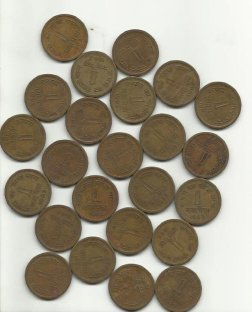
#> input picture 07_cv_segmentacion/img/water_coins.jpg, 252 x 312 px
$ python 01_Algoritmo_Watershed.py
#> lines starting #> are read from the running program, lines starting #| are printed output that depends on the picture; after the words box and inside, x2 and y2 are one past the last pixel; in counts of white or black regions, pixels touching at a corner belong together
import os

import cv2 as cv
import numpy as np
from matplotlib import pyplot as plt

# Ruta de la imagen
ruta_imagen = "../img/water_coins.jpg"

# Verificar que el archivo existe
if not os.path.exists(ruta_imagen):
    print(f"Error: No se encuentra el archivo {ruta_imagen}")
    exit()

# Cargar la imagen
img = cv.imread(ruta_imagen)
#> img is the input picture: shape (312, 252, 3); mean B, G, R 136.3, 153.2, 161.4
if img is None:
    print(f"Error: No se pudo cargar la imagen desde {ruta_imagen}")
    exit()

# Convertir la imagen a escala de grises
gray = cv.cvtColor(img, cv.COLOR_BGR2GRAY)

# Aplicar la umbralización inversa utilizando el método de Otsu
ret, thresh = cv.threshold(gray, 0, 255, cv.THRESH_BINARY_INV + cv.THRESH_OTSU)
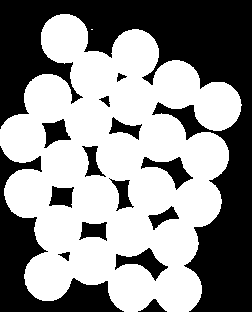
#> thresh: shape (312, 252); 55.9% white; 15 black regions, largest, box (x1, y1, x2, y2) and area: (0, 0, 252, 312) 24925, (0, 146, 124, 312) 5653, (115, 248, 168, 281) 657
#> ret = 162

# Eliminación de ruido mediante apertura morfológica
kernel = np.ones((3, 3), np.uint8)
opening = cv.morphologyEx(thresh, cv.MORPH_OPEN, kernel, iterations=2)
#> opening: shape (312, 252); 55.9% white; 15 black regions, largest, box (x1, y1, x2, y2) and area: (0, 0, 252, 312) 24935, (0, 146, 124, 312) 5653, (115, 248, 168, 281) 657

# Definir el área de fondo seguro mediante la dilatación
sure_bg = cv.dilate(opening, kernel, iterations=3)
#> sure_bg: shape (312, 252); 66.1% white; 17 black regions (5 under 20 px), largest, box (x1, y1, x2, y2) and area: (0, 0, 252, 312) 21098, (0, 155, 116, 312) 4232, (175, 109, 199, 133) 203

# Encontrar el área de primer plano seguro usando la transformada de distancia
dist_transform = cv.distanceTransform(opening, cv.DIST_L2, 5)

# Aplicar umbralización para obtener el primer plano seguro
ret, sure_fg = cv.threshold(dist_transform, 0.7 * dist_transform.max(), 255, 0)
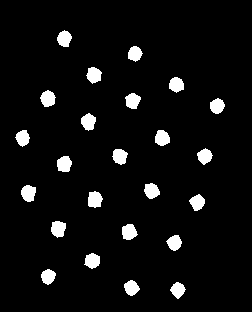
#> sure_fg: shape (312, 252) float32; 5.6% white; 24 white regions, largest, box (x1, y1, x2, y2) and area: (88, 191, 103, 208) 198, (21, 185, 36, 202) 196, (51, 221, 66, 238) 196
#> ret = 16.78
sure_fg = np.uint8(sure_fg)

# Encontrar la región desconocida (área entre el fondo y el primer plano)
unknown = cv.subtract(sure_bg, sure_fg)

# Etiquetar los marcadores para las regiones conectadas
ret, markers = cv.connectedComponents(sure_fg)
#> markers: shape (312, 252) int32; 25 distinct labels, from 0 to 24
#> ret = 25

# Incrementar todas las etiquetas en uno para asegurarse de que el fondo seguro no sea 0, sino 1
markers = markers + 1
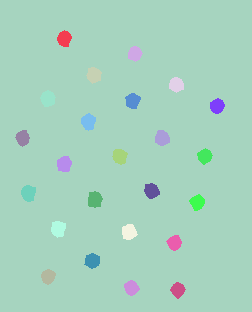
#> markers: shape (312, 252) int32; 25 distinct labels, from 1 to 25; one colour per label, 0 black

# Marcar la región desconocida con 0
markers[unknown == 255] = 0
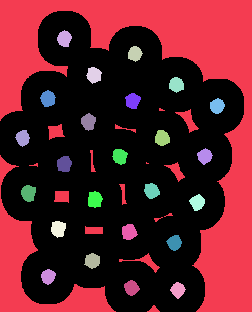
#> markers: shape (312, 252) int32; 26 distinct labels, from 0 to 25; one colour per label, 0 black

# Aplicar el algoritmo Watershed
markers = cv.watershed(img, markers)
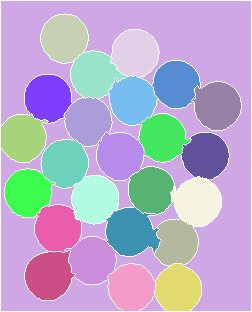
#> markers: shape (312, 252) int32; 26 distinct labels, from -1 to 25; one colour per label, 0 black, -1 white

# Marcar los bordes (donde watershed identifica las fronteras) en color rojo
img_resultado = img.copy()
img_resultado[markers == -1] = [255, 0, 0]
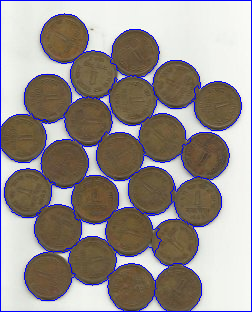
#> img_resultado: shape (312, 252, 3); 5.06% of pixels changed, all inside (x1, y1, x2, y2) = (0, 0, 252, 312)

# Preparar las imágenes para mostrar con Matplotlib
# Cada tupla contiene: (imagen, título descriptivo)
imagenes = [
    (gray, "1. Escala de grises"),
    (thresh, "2. Umbralización Otsu"),
    (opening, "3. Apertura morfológica"),
    (sure_bg, "4. Fondo seguro (dilatación)"),
    (dist_transform, "5. Transformada de distancia"),
    (sure_fg, "6. Primer plano seguro"),
    (unknown, "7. Región desconocida"),
    (img_resultado, "8. Resultado Final Watershed"),
]

# Mostrar las imágenes en una figura utilizando subplots (4 arriba, 4 abajo)
print("\n=== ALGORITMO WATERSHED ===")
print(f"Imagen procesada: {ruta_imagen}")
print(f"N\u00famero de objetos segmentados: {ret - 1}")  # -1 porque el fondo es el marcador 1
#| Número de objetos segmentados: 24
print("Mostrando proceso paso a paso...\n")

plt.figure(figsize=(14, 8))  # Tamaño de la figura
for i, (img_step, title) in enumerate(imagenes, 1):
    plt.subplot(2, 4, i)  # 2 filas, 4 columnas
    if len(img_step.shape) == 2:  # Imágenes en escala de grises
        plt.imshow(img_step, cmap="gray")
    else:  # Imágenes en BGR (color)
        plt.imshow(cv.cvtColor(img_step, cv.COLOR_BGR2RGB))
    plt.title(title, fontsize=10)
    plt.axis("off")
#> this loop made 8 passes
#> title on passes 1 to 8: '1. Escala de grises', '2. Umbralización Otsu', '3. Apertura morfológica', '4. Fondo seguro (dilatación)', '5. Transformada de distancia', '6. Primer plano seguro', '7. Región desconocida', '8. Resultado Final Watershed'

plt.suptitle("Algoritmo Watershed - Segmentaci\u00f3n de Objetos", fontsize=14, fontweight="bold")
plt.tight_layout()
print("Cerrando la ventana se finalizar\u00e1 el programa.")
plt.show()
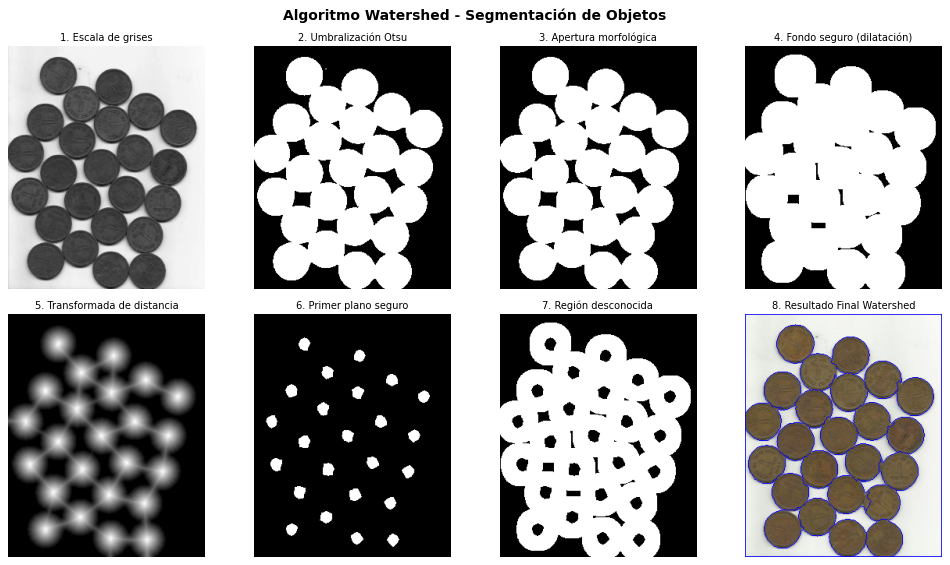
#> figure drawn by matplotlib, 8 panels

$ run again, with 07_cv_segmentacion/img/monedas.jpg copied over 07_cv_segmentacion/img/water_coins.jpg
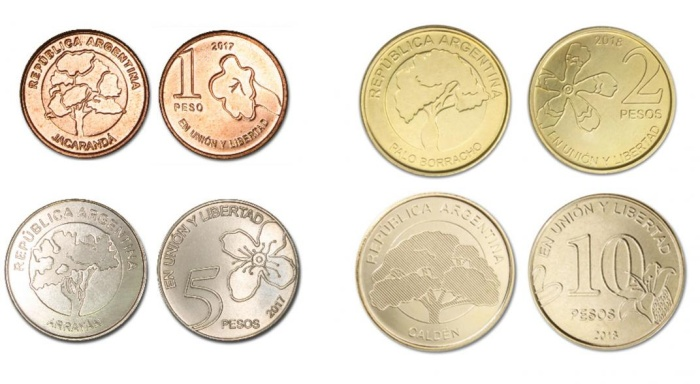
#> input picture 07_cv_segmentacion/img/monedas.jpg, 700 x 384 px
#> img is the input picture: shape (384, 700, 3); mean B, G, R 203.6, 221.4, 230.6
#> `ret, thresh = cv.threshold(gray, 0, 255, cv.THRESH_BINARY_INV + cv.THR..`:
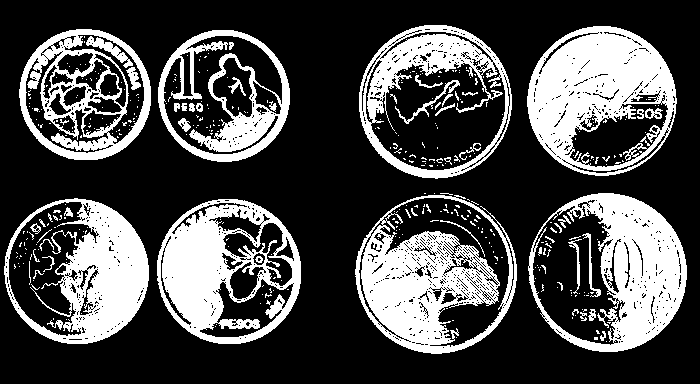
#> thresh: shape (384, 700); 29.5% white; 397 white regions (346 under 20 px), largest, box (x1, y1, x2, y2) and area: (527, 26, 677, 176) 12836, (355, 195, 517, 354) 11733, (528, 193, 687, 352) 11007
#> `ret, thresh = cv.threshold(gray, 0, 255, cv.THRESH_BINARY_INV + cv.THR..`: ret = 206
#> opening: shape (384, 700); 19.3% white; 81 white regions, largest, box (x1, y1, x2, y2) and area: (527, 26, 676, 161) 10030, (570, 193, 687, 352) 8909, (162, 207, 301, 344) 6927
#> sure_bg: shape (384, 700); 29.5% white; 25 white regions, largest, box (x1, y1, x2, y2) and area: (524, 23, 679, 164) 12756, (562, 190, 690, 355) 12166, (159, 204, 304, 347) 10836
#> `ret, sure_fg = cv.threshold(dist_transform, 0.7 * dist_transform.max()..`: ret = 18.76
#> unknown: shape (384, 700); 29.3% white; 25 white regions, largest, box (x1, y1, x2, y2) and area: (524, 23, 679, 164) 12756, (562, 190, 690, 355) 12166, (159, 204, 304, 347) 10328
#> `ret, markers = cv.connectedComponents(sure_fg)`: ret = 3
#> `img_resultado[markers == -1] = [255, 0, 0]`:
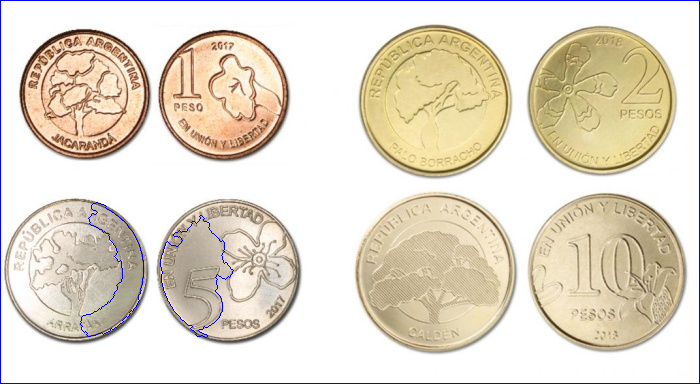
#> img_resultado: shape (384, 700, 3); 1.06% of pixels changed, all inside (x1, y1, x2, y2) = (0, 0, 700, 384)
#| Número de objetos segmentados: 2
#> the loop `for i, (img_step, title) in enumerate(imagenes, 1):` made 8 passes
#> title on passes 1 to 8: '1. Escala de grises', '2. Umbralización Otsu', '3. Apertura morfológica', '4. Fondo seguro (dilatación)', '5. Transformada de distancia', '6. Primer plano seguro', '7. Región desconocida', '8. Resultado Final Watershed'

$ run again, with 07_cv_segmentacion/img/colores.png saved as 07_cv_segmentacion/img/water_coins.jpg
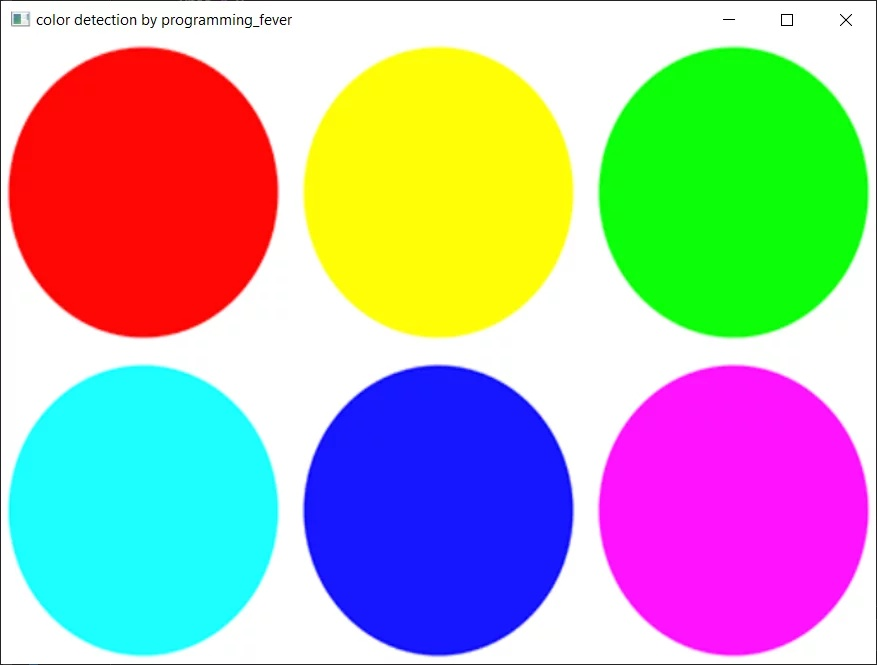
#> input picture 07_cv_segmentacion/img/colores.png, 877 x 665 px
#> img is the input picture: shape (665, 877, 3); mean B, G, R 174.4, 177.4, 179
#> `ret, thresh = cv.threshold(gray, 0, 255, cv.THRESH_BINARY_INV + cv.THR..`:
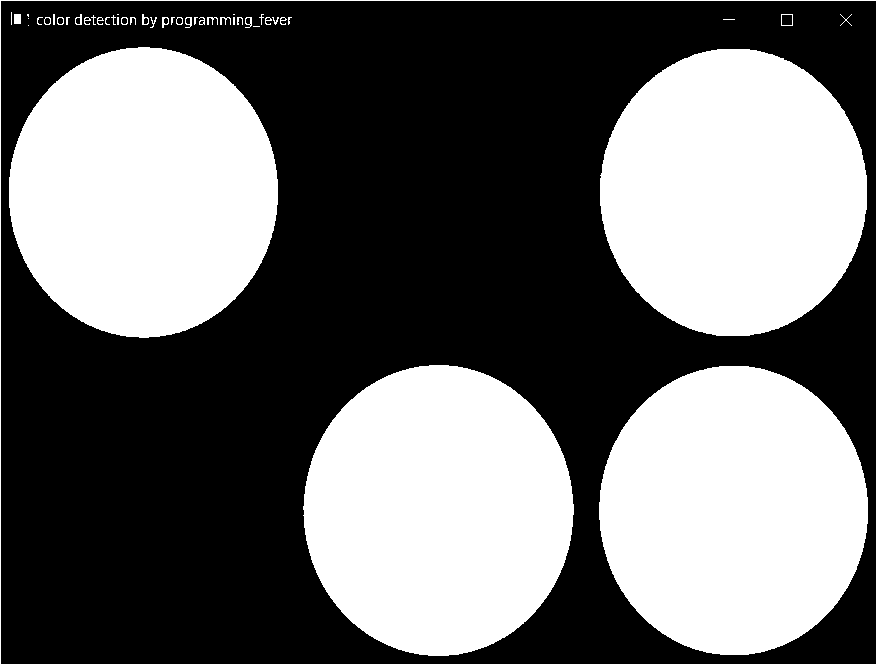
#> thresh: shape (665, 877); 42.7% white; 48 white regions (19 under 20 px), largest, box (x1, y1, x2, y2) and area: (303, 365, 574, 656) 61676, (9, 47, 278, 338) 61446, (599, 366, 868, 655) 61191
#> `ret, thresh = cv.threshold(gray, 0, 255, cv.THRESH_BINARY_INV + cv.THR..`: ret = 167
#> opening: shape (665, 877); 42% white; 5 white regions, box (x1, y1, x2, y2) and area: (304, 365, 574, 656) 61671, (9, 47, 278, 338) 61446, (599, 366, 868, 655) 61191, (600, 49, 867, 336) 60478, (14, 14, 21, 24) 70
#> sure_bg: shape (665, 877); 44.3% white; 5 white regions, box (x1, y1, x2, y2) and area: (301, 362, 577, 659) 65073, (6, 44, 281, 341) 64842, (596, 363, 871, 658) 64575, (597, 46, 870, 339) 63838, (11, 11, 24, 27) 208
#> `ret, sure_fg = cv.threshold(dist_transform, 0.7 * dist_transform.max()..`: ret = 94.37
#> unknown: shape (665, 877); 40.1% white; 5 white regions, box (x1, y1, x2, y2) and area: (301, 362, 577, 659) 58767, (6, 44, 281, 341) 58621, (596, 363, 871, 658) 58423, (597, 46, 870, 339) 57937, (11, 11, 24, 27) 208
#> `ret, markers = cv.connectedComponents(sure_fg)`: ret = 5
#> `img_resultado[markers == -1] = [255, 0, 0]`:
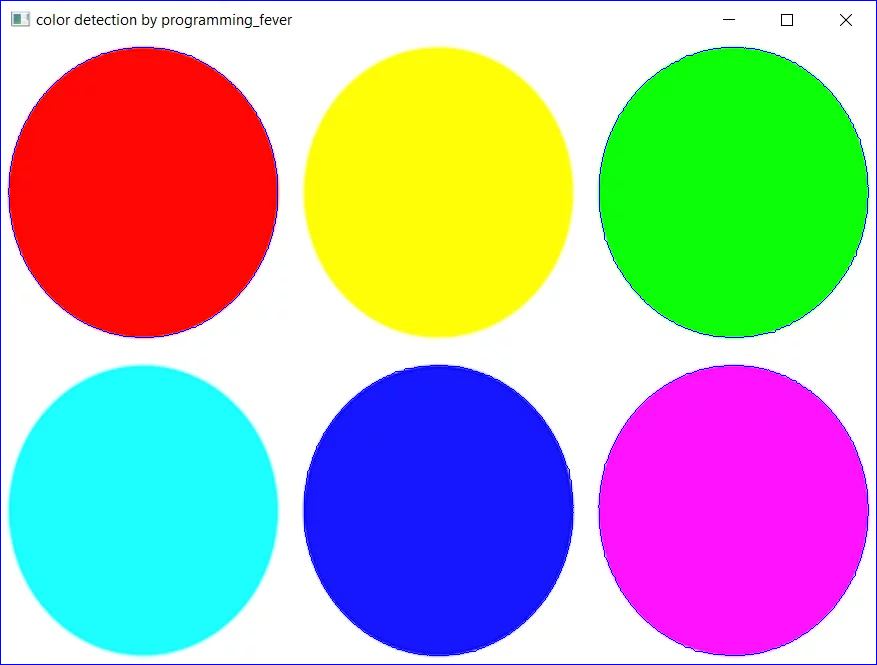
#> img_resultado: shape (665, 877, 3); 1.07% of pixels changed, all inside (x1, y1, x2, y2) = (0, 0, 877, 665)
#| Número de objetos segmentados: 4
#> the loop `for i, (img_step, title) in enumerate(imagenes, 1):` made 8 passes
#> title on passes 1 to 8: '1. Escala de grises', '2. Umbralización Otsu', '3. Apertura morfológica', '4. Fondo seguro (dilatación)', '5. Transformada de distancia', '6. Primer plano seguro', '7. Región desconocida', '8. Resultado Final Watershed'
